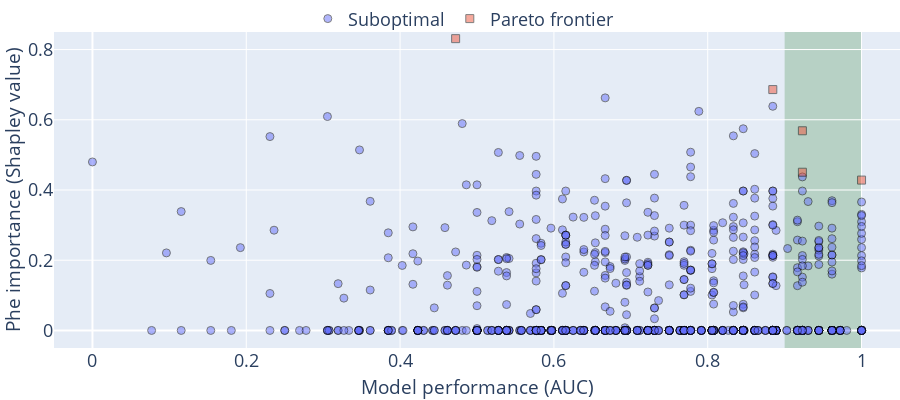
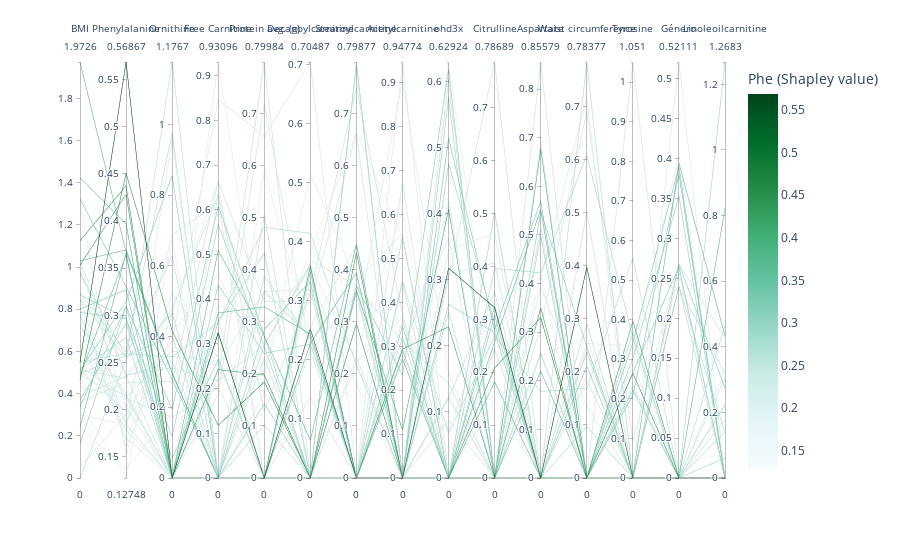

Notebook cell for these charts, in order:
### Markdown cell above
## Generate Figures 2 and 3 from the database which contains all our models

### Code cell
from utils_aa import *


study = optuna.create_study(
    study_name='study_real',
    storage="sqlite:///alejandro.db",
    sampler=optuna.samplers.NSGAIISampler(), # NSGAIISampler(),
    load_if_exists=True, 
)


study_sampling = optuna.create_study(
    study_name='study_real_sampling',
    storage="sqlite:///alejandro.db",
    sampler=optuna.samplers.NSGAIISampler(), # NSGAIISampler(),
    load_if_exists=True,
)



make_pareto_plot(study_sampling)

make_ranking_plots(
    study_sampling, get_median_dict(study), data ="data/data.csv", CUTOFF_AUC =.9, CUTOFF_PHE=.0)
